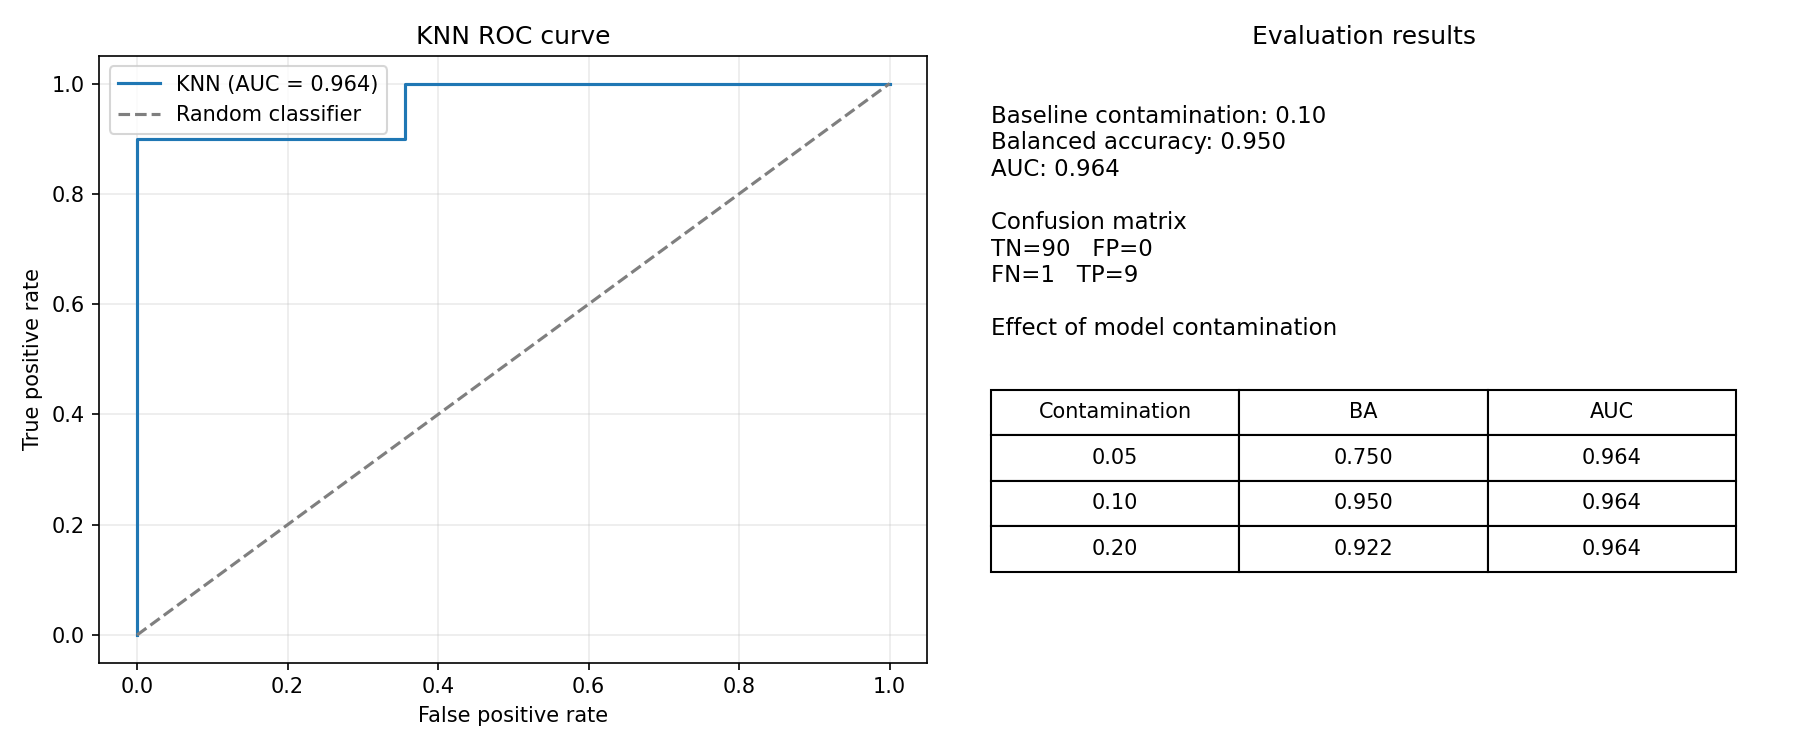

Here is the Python script that generated this plot:
from pathlib import Path

import matplotlib

matplotlib.use("Agg")
import matplotlib.pyplot as plt
from pyod.models.knn import KNN
from pyod.utils.data import generate_data
from sklearn.metrics import (
    balanced_accuracy_score,
    confusion_matrix,
    roc_auc_score,
    roc_curve,
)


DATA_CONTAMINATION = 0.1
N_TRAIN = 400
N_TEST = 100
N_FEATURES = 2
MODEL_CONTAMINATIONS = (0.05, 0.1, 0.2)


def evaluate_model(
    X_train,
    y_train,
    X_test,
    y_test,
    contamination: float,
) -> dict[str, float | int]:
    model = KNN(contamination=contamination)
    model.fit(X_train)

    train_predictions = model.predict(X_train)
    test_predictions = model.predict(X_test)
    tn, fp, fn, tp = confusion_matrix( y_test, test_predictions, labels=[0, 1]).ravel()
    test_scores = model.decision_function(X_test)

    return {
        "contamination": contamination,
        "train_outliers": int(train_predictions.sum()),
        "test_outliers": int(test_predictions.sum()),
        "tn": int(tn),
        "fp": int(fp),
        "fn": int(fn),
        "tp": int(tp),
        "balanced_accuracy": balanced_accuracy_score(y_test, test_predictions),
        "auc": roc_auc_score(y_test, test_scores),
    }


def main() -> None:
    X_train, X_test, y_train, y_test = generate_data(
        n_train=N_TRAIN,
        n_test=N_TEST,
        n_features=N_FEATURES,
        contamination=DATA_CONTAMINATION,
        random_state=42,
    )

    results = [
        evaluate_model(X_train, y_train, X_test, y_test, contamination)
        for contamination in MODEL_CONTAMINATIONS
    ]
    baseline = results[MODEL_CONTAMINATIONS.index(DATA_CONTAMINATION)]

    model = KNN(contamination=DATA_CONTAMINATION)
    model.fit(X_train)
    test_predictions = model.predict(X_test)
    test_scores = model.decision_function(X_test)
    fpr, tpr, _ = roc_curve(y_test, test_scores)

    figure, axes = plt.subplots(1, 2, figsize=(12, 5))
    roc_axes, results_axes = axes
    roc_axes.plot(
        fpr,
        tpr,
        label=f"KNN (AUC = {baseline['auc']:.3f})",
        color="tab:blue",
    )
    roc_axes.plot(
        [0, 1],
        [0, 1],
        "--",
        color="tab:gray",
        label="Random classifier",
    )
    roc_axes.set_title("KNN ROC curve")
    roc_axes.set_xlabel("False positive rate")
    roc_axes.set_ylabel("True positive rate")
    roc_axes.legend()
    roc_axes.grid(alpha=0.25)

    results_axes.axis("off")
    results_axes.set_title("Evaluation results")
    results_axes.text(
        0.05,
        0.92,
        (
            f"Baseline contamination: {DATA_CONTAMINATION:.2f}\n"
            f"Balanced accuracy: {baseline['balanced_accuracy']:.3f}\n"
            f"AUC: {baseline['auc']:.3f}\n\n"
            f"Confusion matrix\n"
            f"TN={baseline['tn']}   FP={baseline['fp']}\n"
            f"FN={baseline['fn']}   TP={baseline['tp']}\n\n"
            "Effect of model contamination"
        ),
        va="top",
        fontsize=11,
    )
    results_axes.table(
        cellText=[
            [
                f"{result['contamination']:.2f}",
                f"{result['balanced_accuracy']:.3f}",
                f"{result['auc']:.3f}",
            ]
            for result in results
        ],
        colLabels=["Contamination", "BA", "AUC"],
        cellLoc="center",
        bbox=[0.05, 0.15, 0.9, 0.3],
    )
    figure.tight_layout()
    output_path = Path(__file__).with_name("ex2.png")
    figure.savefig(output_path, dpi=150)
    plt.close(figure)

if __name__ == "__main__":
    main()
